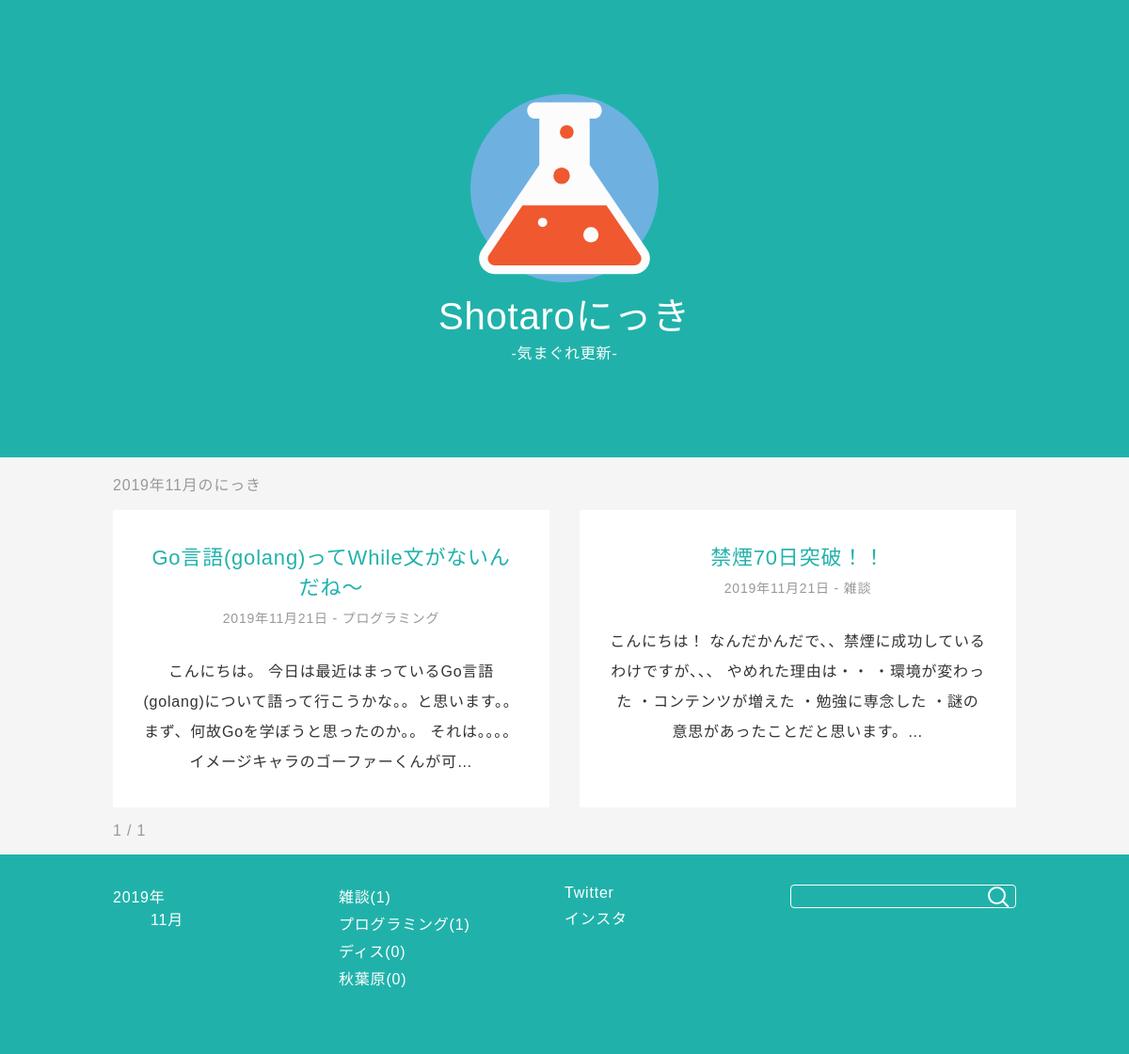
/archive/2019/11/, run on the app's committed database.
### blog/models.py (models this page shows, shortened)
class Diary(models.Model):
    title = models.CharField('タイトル', max_length=32)
    text = models.TextField('本文')
    category = models.ForeignKey(Category, on_delete=models.PROTECT, verbose_name='カテゴリ')
    created_at = models.DateTimeField('作成日', default=timezone.now)
    objects = DiaryQuerySet.as_manager()

class Category(models.Model):
    name = models.CharField('タイトル', max_length=255)
    def __str__(self):
        return self.name

### blog/views.py (the view)
# urls.py: path('archive/<int:year>/<int:month>/', views.DiaryMonthList.as_view(), name='month'),
class DiaryMonthList(DiaryMixin, generic.MonthArchiveView):
    month_format = '%m'
    def get_queryset(self):
        return super().get_queryset().select_related('category')
    def get_context_data(self, **kwargs):
        context = super().get_context_data(**kwargs)
        context['heading'] = '{}年{}月のにっき'.format(self.kwargs['year'], self.kwargs['month'])
        return context

### blog/forms.py
class DiarySearchForm(forms.Form):
    key_word = forms.CharField(
        label='検索キーワード',
        required=False,
    )

### blog/models.py (called while the page is built)
    def published(self):
        return self.filter(created_at__lte=timezone.now())

### blog/templatetags/blog.py (called while the page is built)
@register.inclusion_tag('blog/includes/month_links.html')
def render_month_links():
    return {
        'dates': Diary.objects.published().dates('created_at', 'month', order='DESC'),
    }

@register.inclusion_tag('blog/includes/category_links.html')
def render_category_links():
    return {
        'category_list': Category.objects.annotate(diary_count=Count('diary'))
    }

@register.inclusion_tag('blog/includes/search_form.html')
def render_search_form(request):
    if hasattr(request, 'form'):
        form = request.form
    else:
        form = DiarySearchForm(request.GET)
    return {'search_form': form}

### blog/templates/blog/diary_list.html (shortened to what this page needs)
{% extends 'blog/base_site.html' %}
{% load blog %}
{% block content %}
    <section id="diary-list" class="container">
        <h1 class="section-title">{{ heading }}</h1>
        {% for diary in object_list %}
            <article class="diary">
                <a href="{% url 'blog:detail' diary.pk %}">
                    <h2 class="diary-title">{{ diary.title }}</h2>
                    <p class="meta">
                        <time datetime="{{ diary.created_at | date:'Y-m-d' }}">{{ diary.created_at | date:'Y年n月j日' }}</time>
                        -
                        {{ diary.category }}
                    </p>
                    <div class="contents">
                        <p>
                            {{ diary.text | truncatechars:100 }}
                        </p>
                    </div>
                </a>
            </article>
        {% empty %}
            <p>記事が見つかりませんでした。</p>
        {% endfor %}
        <nav id="page">
            <span id="page-info">{{ page_obj.number }} / {{ page_obj.paginator.num_pages }}</span>
        </nav>
    </section>
{% endblock %}

### blog/templates/blog/includes/category_links.html
<ul>
    {% for category in category_list %}
        <li><a href="{% url 'blog:category' category.pk %}">{{ category }}({{ category.diary_count }})</a></li>
    {% endfor %}
</ul>

### blog/static/blog/style.css (style rules this page uses)
* { margin: 0; }
html { background-color: #f5f5f5; }
body { font-family: "Noto Sans JP", sans-serif; font-size: 14px; font-weight: 300; color: #333; letter-spacing: 0.05em; }
@media (min-width: 768px) { body { font-size: 16px; } }
a { color: #20B2AA; text-decoration: none; }
li { margin-bottom: 5px; }
input[type=text] { width: 100%; font-family: "Noto Sans JP", sans-serif; padding: 4px 8px; box-sizing: border-box; border-radius: 4px; border: solid 1px #fff; background-color: transparent; color: #fff; }
.container { padding: 0 8px; }
@media (min-width: 1024px) { .container { padding: 0 32px; box-sizing: border-box; width: 1024px; margin: 0 auto; } }
.diary { background-color: #fff; padding: 32px; box-sizing: border-box; text-align: center; margin-bottom: 32px; }
.diary > a { display: block; width: 100%; height: 100%; }
.diary-title { margin-bottom: 8px; font-size: 22px; font-weight: 300; color: #20B2AA; }
.meta { margin-bottom: 32px; color: #999; font-size: 14px; }
.contents > p { color: #333; line-height: 2; margin-bottom: 2em; }
.contents > p:last-of-type { margin-bottom: 0; }
#site-footer ul { list-style-type: none; }
#site-footer a { color: #fff; }
#footer-container > * { margin-bottom: 32px; }
#footer-container > ul { padding: 0; }
.section-title, .back { font-weight: 300; font-size: 16px; color: #999; padding: 16px 0; }
nav#page { margin-top: -16px; margin-bottom: 16px; }
nav#page > * { margin-right: 20px; color: #999; }
@media (min-width: 1024px) { #diary-list { display: grid; grid-template-columns: 1fr 1fr; grid-column-gap: 32px; column-gap: 32px; } }
@media (min-width: 1024px) { #diary-list > * { grid-column: 1/-1; } }
@media (min-width: 1024px) { #diary-list > article { grid-column: auto; } }

### data on the page
Diary: title "Go言語(golang)ってWhile文がないんだね〜", created_at "2019年11月21日", category "プログラミング", text "こんにちは。 今日は最近はまっているGo言語(golang)について語って行こうかな。。と思います。。 まず、何故Goを学ぼうと思ったのか。。 それは。。。。イメージキャラのゴーファーくんが可…"
Diary: title "禁煙70日突破！！", created_at "2019年11月21日", category "雑談", text "こんにちは！ なんだかんだで、、禁煙に成功しているわけですが、、、 やめれた理由は・・ ・環境が変わった ・コンテンツが増えた ・勉強に専念した ・謎の意思があったことだと思います。…"
Category: name "雑談", diary_count "1"
Category: name "プログラミング", diary_count "1"
Category: name "ディス", diary_count "0"
Category: name "秋葉原", diary_count "0"

### other printed values
{{ heading }} "2019年11月のにっき"
{{ page_obj.number }} "1"
{{ page_obj.paginator.num_pages }} "1"
{{ month.grouper }} "2019"
{{ d|date:'F' }} "11月"
